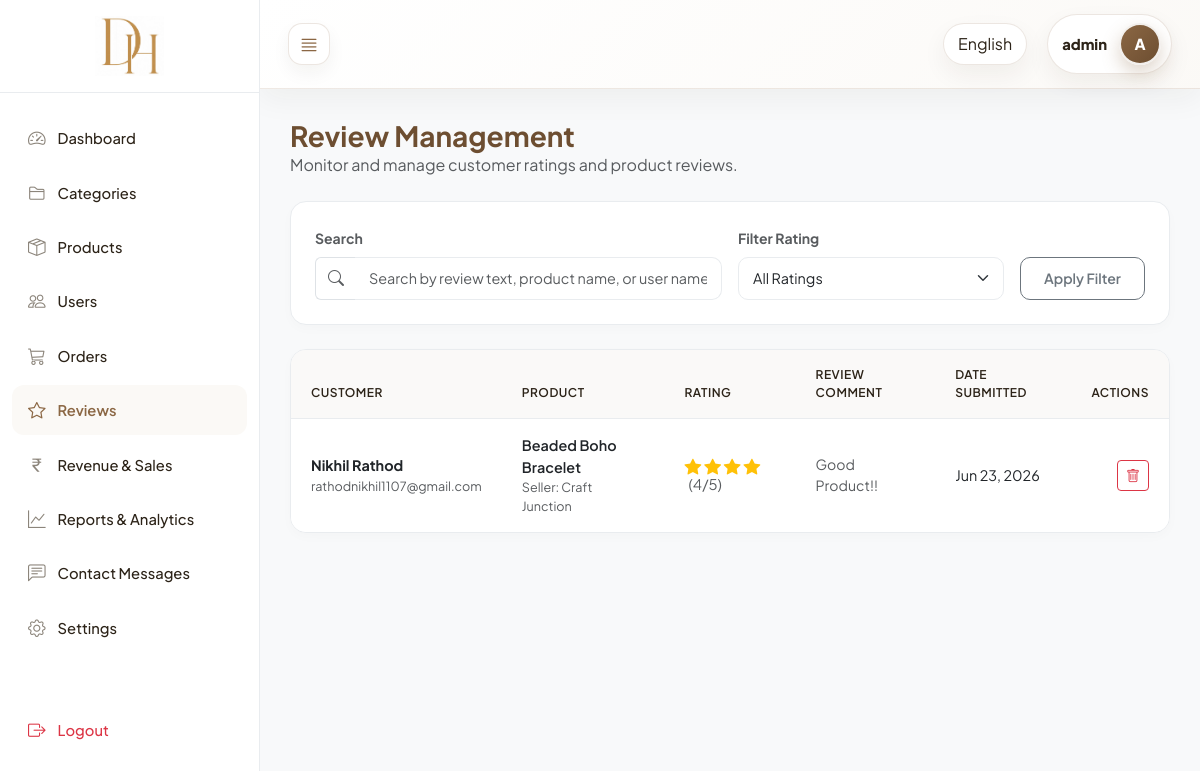
/custom-admin/reviews/ (signed in), run on the app's committed database.
### core/models.py (models this page shows, shortened)
class Review(models.Model):
    user = models.ForeignKey(
        Registration,
        on_delete=models.CASCADE,
        related_name="reviews",
    )
    product = models.ForeignKey(
        Product,
        on_delete=models.CASCADE,
        related_name="reviews",
    )
    rating = models.PositiveSmallIntegerField(help_text="1 to 5")
    review = models.TextField()
    created_at = models.DateTimeField(auto_now_add=True)
    class Meta:
        ordering = ["-created_at"]
        verbose_name = "Review"
        verbose_name_plural = "Reviews"
        unique_together = ("user", "product")

class Registration(models.Model):
    fullname = models.CharField(max_length=150)
    email = models.EmailField(unique=True)
    mobile = models.CharField(max_length=15)
    password = models.CharField(max_length=128)
    address = models.TextField()
    city = models.CharField(max_length=100)
    state = models.CharField(max_length=100)
    pincode = models.CharField(max_length=10)
    profile_image = models.ImageField(upload_to="profile_images/", blank=True, null=True)
    is_blocked = models.BooleanField(default=False)
    created_at = models.DateTimeField(auto_now_add=True)
    class Meta:
        ordering = ["-created_at"]
        verbose_name = "Registration"
        verbose_name_plural = "Registrations"

class Product(models.Model):
    category = models.ForeignKey(
        Category,
        on_delete=models.CASCADE,
        related_name="products",
    )
    product_name_en = models.CharField(max_length=150)
    product_name_hi = models.CharField(max_length=150, blank=True, default="")
    product_image = models.ImageField(
        upload_to="product_images/", blank=True, null=True
    )
    price = models.DecimalField(max_digits=10, decimal_places=2)
    stock = models.PositiveIntegerField()
    description_en = models.TextField()
    description_hi = models.TextField(blank=True, default="")
    seller_name = models.CharField(max_length=150)
    created_at = models.DateTimeField(auto_now_add=True)
    is_available = models.BooleanField(default=True)
    class Meta:
        ordering = ["-created_at"]
        verbose_name = "Product"
        verbose_name_plural = "Products"
    @property
    def product_name(self):
        from django.utils.translation import get_language
        if get_language() == "hi":
            return self.product_name_hi or self.product_name_en
        return self.product_name_en or self.product_name_hi

### core/views_admin.py (the view, shortened to what this page needs)
# urls.py: path("custom-admin/reviews/", views_admin.admin_review_list, name="admin_review_list"),
@custom_admin_required
def admin_review_list(request):
    rating_filter = request.GET.get("rating", "")
    query = request.GET.get("q", "").strip()
    reviews_qs = Review.objects.select_related("user", "product").all().order_by("-created_at")
    if rating_filter:
        reviews_qs = reviews_qs.filter(rating=rating_filter)
    return render(request, "admin_panel/reviews/list.html", {"reviews": reviews_qs, "selected_rating": rating_filter, "query": query})

### core/context_processors.py (called while the page is built)
def cart_count(request):
    registration_id = request.session.get("registration_id")
    if not registration_id:
        return {"cart_count": 0}
    quantities = Cart.objects.filter(user_id=registration_id).values_list(
        "quantity", flat=True
    )
    return {"cart_count": sum(quantities)}

def currency_context(request):
    currency = get_user_currency(request)
    return {
        "currency_code": currency["code"],
        "currency_symbol": currency["symbol"],
        "currency_rate": currency["rate"],
    }

### core/currency_utils.py (called while the page is built, shortened)
def get_currency_from_phone(mobile):
    if not mobile:
        return {"code": "INR", "symbol": "₹", "rate": 1.0}
    mobile = mobile.strip()
    if mobile.startswith("+91"):
        return {"code": "INR", "symbol": "₹", "rate": 1.0}
    elif mobile.startswith("+44"):
        return {"code": "GBP", "symbol": "£", "rate": 0.0094}
    elif mobile.startswith("+971"):
        return {"code": "AED", "symbol": "د.إ", "rate": 0.044}
    elif mobile.startswith("+61"):
        return {"code": "AUD", "symbol": "A$", "rate": 0.018}
    elif mobile.startswith("+64"):
        return {"code": "NZD", "symbol": "NZ$", "rate": 0.020}
    return {"code": "INR", "symbol": "₹", "rate": 1.0}

### core/views_admin.py (called while the page is built)
def custom_admin_required(view_func):
    @wraps(view_func)
    def wrapper(request, *args, **kwargs):
        if not request.session.get("is_admin_logged_in"):
            messages.error(request, _("Please login as admin to access this panel."))
            return redirect("core:admin_login")
        return view_func(request, *args, **kwargs)
    return wrapper

### templates/admin_panel/reviews/list.html (shortened to what this page needs)
{% extends "admin_panel/base.html" %}
{% load i18n %}
{% block active_reviews %}active{% endblock %}
{% block admin_content %}
<div class="mb-4">
    <h1 class="h3 mb-0 fw-bold" style="color: var(--admin-primary-dark);">{% translate "Review Management" %}</h1>
    <p class="text-muted">{% translate "Monitor and manage customer ratings and product reviews." %}</p>
</div>
<div class="admin-card p-4 mb-4 bg-white">
    <form method="get" action="{% url 'core:admin_review_list' %}" class="row g-3">
        <div class="col-12 col-md-6">
            <label class="form-label text-muted small fw-bold">{% translate "Search" %}</label>
            <div class="input-group">
                <span class="input-group-text bg-white border-end-0"><i class="bi bi-search text-muted"></i></span>
                <input type="text" class="form-control border-start-0 admin-form-control" name="q" value="{{ query }}" placeholder="{% translate 'Search by review text, product name, or user name...' %}">
            </div>
        </div>
        <div class="col-12 col-md-4">
            <label class="form-label text-muted small fw-bold">{% translate "Filter Rating" %}</label>
            <select class="form-select admin-form-control" name="rating">
                <option value="">{% translate "All Ratings" %}</option>
            </select>
        </div>
        <div class="col-12 col-md-2 d-grid align-self-end">
            <button type="submit" class="btn btn-outline-secondary btn-admin">{% translate "Apply Filter" %}</button>
        </div>
    </form>
</div>
<div class="admin-table-container">
    <table class="table admin-table align-middle">
        <thead>
            <tr>
                <th>{% translate "Customer" %}</th>
                <th>{% translate "Product" %}</th>
                <th>{% translate "Rating" %}</th>
                <th>{% translate "Review Comment" %}</th>
                <th>{% translate "Date Submitted" %}</th>
                <th style="width: 100px;" class="text-end">{% translate "Actions" %}</th>
            </tr>
        </thead>
        <tbody>
            {% for r in reviews %}
            <tr>
                <td>
                    <strong>{{ r.user.fullname }}</strong>
                    <div class="small text-muted">{{ r.user.email }}</div>
                </td>
                <td>
                    <span class="text-dark fw-semibold">{{ r.product.product_name }}</span>
                    <div class="small text-muted">{% translate "Seller" %}: {{ r.product.seller_name }}</div>
                </td>
                <td>
                    <div class="text-warning" style="font-size: 1.05rem; line-height: 1;">
                        {% if r.rating >= 1 %}<i class="bi bi-star-fill"></i>{% endif %}
                        {% if r.rating >= 2 %}<i class="bi bi-star-fill"></i>{% endif %}
                        {% if r.rating >= 3 %}<i class="bi bi-star-fill"></i>{% endif %}
                        {% if r.rating >= 4 %}<i class="bi bi-star-fill"></i>{% endif %}
                        <span class="text-muted small ms-1">({{ r.rating }}/5)</span>
                    </div>
                </td>
                <td>
                    <span class="text-muted" style="font-size: 0.88rem; max-width: 380px; display: inline-block;">{{ r.review }}</span>
                </td>
                <td>{{ r.created_at|date:"M d, Y" }}</td>
                <td class="text-end">
                    <button class="btn btn-sm btn-outline-danger" data-bs-toggle="modal" data-bs-target="#deleteModal{{ r.pk }}" title="{% translate 'Delete Review' %}">
                        <i class="bi bi-trash"></i>
                    </button>
                </td>
            </tr>
            {% empty %}
            <tr>
                <td colspan="6" class="text-center py-4 text-muted">{% translate "No reviews found matching your filters/queries." %}</td>
            </tr>
            {% endfor %}
        </tbody>
    </table>
</div>
{% endblock %}

### templates/admin_panel/base.html (style rules this page uses)
:root { --admin-primary: #8b6744; --admin-primary-dark: #6d4e31; --admin-primary-light: #fbf9f6; --admin-text-dark: #2c2318; --admin-text-muted: #8c857b; --admin-bg-light: #f8f9fa; --admin-border: #e9ecef; --admin-sidebar-width: 260px; --admin-sidebar-collapsed-width: 70px; --font-display: 'Plus Jakarta Sans', sans-serif; --font-body: 'Plus Jakarta Sans', sans-serif; }
body { font-family: var(--font-body); background-color: var(--admin-bg-light); color: var(--admin-text-dark); min-height: 100vh; overflow-x: hidden; }
.admin-card { background-color: #ffffff; border: 1px solid var(--admin-border); border-radius: 16px; box-shadow: 0 4px 12px rgba(44, 35, 24, 0.02); transition: all 0.25s ease; }
.admin-table-container { background: #ffffff; border: 1px solid var(--admin-border); border-radius: 16px; overflow: hidden; box-shadow: 0 4px 12px rgba(44, 35, 24, 0.02); }
.admin-table { margin-bottom: 0; font-size: 0.9rem; }
.admin-table th { background-color: #faf9f8; color: var(--admin-text-dark); font-weight: 600; text-transform: uppercase; font-size: 0.75rem; letter-spacing: 0.5px; padding: 16px 20px; border-bottom: 1px solid var(--admin-border); }
.admin-table td { padding: 16px 20px; vertical-align: middle; border-bottom: 1px solid var(--admin-border); }
.admin-table tr:last-child td { border-bottom: none; }
.admin-form-control { border-radius: 10px; border: 1.5px solid var(--admin-border); padding: 10px 14px; font-size: 0.9rem; transition: all 0.2s ease; }
.btn-admin { border-radius: 10px; padding: 10px 20px; font-weight: 600; font-size: 0.88rem; transition: background-color 0.2s ease, border-color 0.2s ease, color 0.2s ease, box-shadow 0.2s ease; }
.btn, .btn:hover, .btn:focus, .btn:active, .btn.active { opacity: 1; visibility: visible; }

### data on the page
Review: user.fullname "Nikhil Rathod", user.email "rathodnikhil1107@gmail.com", product.product_name "Beaded Boho Bracelet", product.seller_name "Craft Junction", rating "4", review "Good Product!!", created_at "Jun 23, 2026"

### other printed values
{{ request.session.admin_username|default:"Admin" }} "admin"
